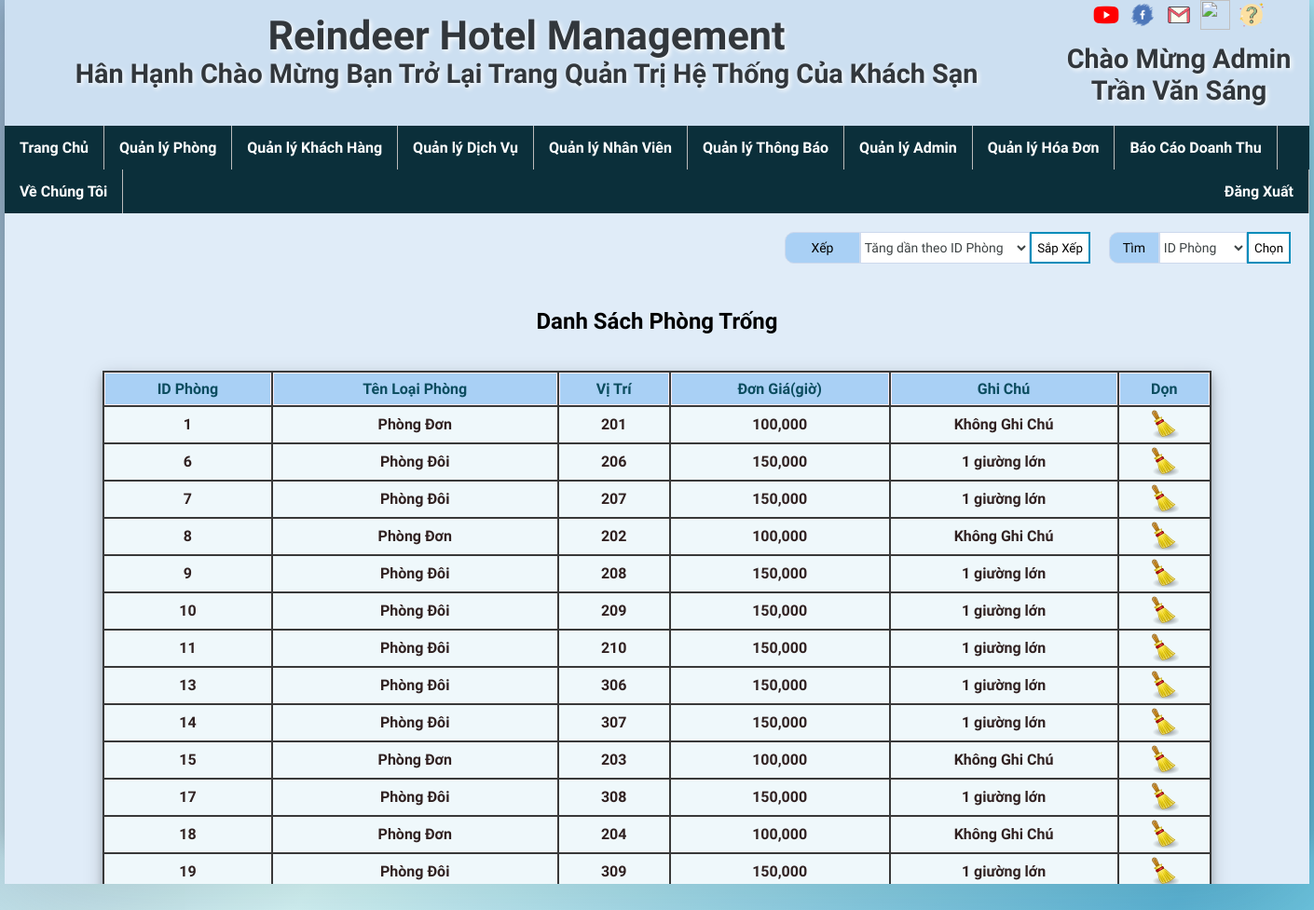
The page /index.php?url=QuanLyPhong/DSPhongTrong.php (signed in) on the database its author committed.
### tables this page shows
CREATE TABLE `phongtrong` (
  `MaLP` int(11) NOT NULL
);

CREATE TABLE `phong` (
  `MaLP` int(11) NOT NULL,
  `TenLoaiPhong` varchar(50) NOT NULL,
  `ViTri` text DEFAULT NULL,
  `DonGia` int(50) NOT NULL,
  `Note` text DEFAULT NULL
);

### QuanLyPhong/DSPhongTrong.php (the view, shortened to what this page needs)
<div class="thanhtrangthai">
<?php
    include("ChucNangPhong/ChucNangSQLPhongTrong.php");
?>
</div>
    <div class="noidung">
<h2>Danh Sách Phòng Trống <?php echo $thongbao ?></h2><br>
<table class="tableHT">
    <tr>
        <th>ID Phòng</th>
        <th>Tên Loại Phòng</th>
        <th>Vị Trí</th>
        <th>Đơn Giá(giờ)</th>
        <th>Ghi Chú</th>
        <th>Dọn</th>
    </tr>
    <?php
    $thucthi = mysqli_query($ketnoisql,$sql);
    while(($dulieu = mysqli_fetch_array($thucthi)) ){
        echo"<tr>";
        echo"<td>";
        echo $dulieu[0];
        echo "</td>";
        echo"<td>";
        echo $dulieu[1];
        echo "</td>";
        echo"<td>";
        echo $dulieu[2];
        echo "</td>";
        echo"<td>";
        echo number_format($dulieu[3]);
        echo "</td>";
        echo"<td>";
        echo $dulieu[4];
        echo "</td>";
        echo"<td>";
        echo "<a <a onclick=\"return confirm('Bạn có chắc chắn muốn dọn phòng này');\" href='index.php?url=QuanLyPhong/don.php&maPB=$dulieu[0]'><img src='image/don.png' width='32px'/></a></a>";
        echo "</td>";
       echo "</tr>";
    echo"</tr>";}
 ?>
</table>
</div>

### Css/style_bocuc.css (style rules this page uses)
* { font-family: 'Barlow Condensed', sans-serif; }
body { width: 1400px; height: 900px; margin: 0 auto; background-color: #504f53; box-shadow: 0 64px 128px 0 rgba(0, 12, 25, 0.2), 0 6px 20px 0 rgba(0, 0, 10, 0.19); background-image:linear-gradient(to bottom right, #95B1CB, #DDFFFF,#61BEDF,#ACF0E6) }
.tableHT { width: 85%; margin: auto; margin-bottom: 50px; background-color: #393939; box-shadow: 0 4px 8px 0 rgba(0, 0, 0, 0.2), 0 6px 20px 0 rgba(0, 0, 0, 0.19); }
.tableHT th { text-align: center; border:1px solid #FBEFF8; color: #0B4C5F; background-color: #A9D0F5; padding: 7px ; }
.tableHT td { text-align: center; font-weight: bold; color: #302121; background-color: #EFF8FB; padding: 3px 2px ; }

### QuanLyPhong/DSPhongTrong.php (style rules this page uses)
.thanhtrangthai { float: top; height: 10%; }
.noidung { margin: 30px auto; }

### rows shown on the page
phongtrong: MaLP "1", MaLP.TenLoaiPhong "Phòng Đơn", MaLP.ViTri "201", MaLP.DonGia "100,000", MaLP.Note "Không Ghi Chú"
phongtrong: MaLP "6", MaLP.TenLoaiPhong "Phòng Đôi", MaLP.ViTri "206", MaLP.DonGia "150,000", MaLP.Note "1 giường lớn"
phongtrong: MaLP "7", MaLP.TenLoaiPhong "Phòng Đôi", MaLP.ViTri "207", MaLP.DonGia "150,000", MaLP.Note "1 giường lớn"
phongtrong: MaLP "8", MaLP.TenLoaiPhong "Phòng Đơn", MaLP.ViTri "202", MaLP.DonGia "100,000", MaLP.Note "Không Ghi Chú"
phongtrong: MaLP "9", MaLP.TenLoaiPhong "Phòng Đôi", MaLP.ViTri "208", MaLP.DonGia "150,000", MaLP.Note "1 giường lớn"
phongtrong: MaLP "10", MaLP.TenLoaiPhong "Phòng Đôi", MaLP.ViTri "209", MaLP.DonGia "150,000", MaLP.Note "1 giường lớn"
phongtrong: MaLP "11", MaLP.TenLoaiPhong "Phòng Đôi", MaLP.ViTri "210", MaLP.DonGia "150,000", MaLP.Note "1 giường lớn"
phongtrong: MaLP "13", MaLP.TenLoaiPhong "Phòng Đôi", MaLP.ViTri "306", MaLP.DonGia "150,000", MaLP.Note "1 giường lớn"
phongtrong: MaLP "14", MaLP.TenLoaiPhong "Phòng Đôi", MaLP.ViTri "307", MaLP.DonGia "150,000", MaLP.Note "1 giường lớn"
phongtrong: MaLP "15", MaLP.TenLoaiPhong "Phòng Đơn", MaLP.ViTri "203", MaLP.DonGia "100,000", MaLP.Note "Không Ghi Chú"
phongtrong: MaLP "17", MaLP.TenLoaiPhong "Phòng Đôi", MaLP.ViTri "308", MaLP.DonGia "150,000", MaLP.Note "1 giường lớn"
phongtrong: MaLP "18", MaLP.TenLoaiPhong "Phòng Đơn", MaLP.ViTri "204", MaLP.DonGia "100,000", MaLP.Note "Không Ghi Chú"
phongtrong: MaLP "19", MaLP.TenLoaiPhong "Phòng Đôi", MaLP.ViTri "309", MaLP.DonGia "150,000", MaLP.Note "1 giường lớn"

### other values the page prints
$nameUser['fullname'] "Trần Văn Sáng"
